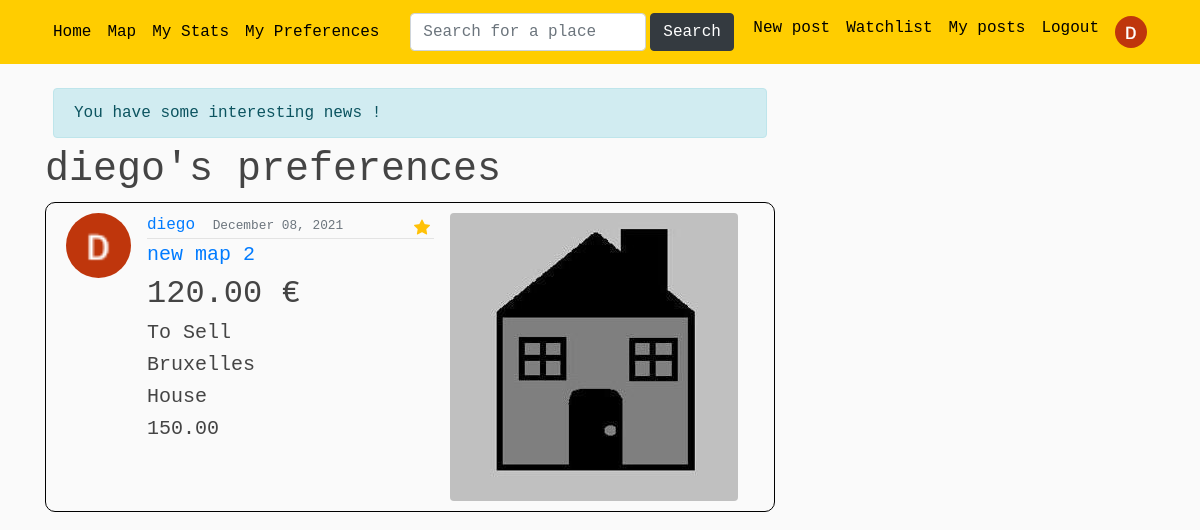
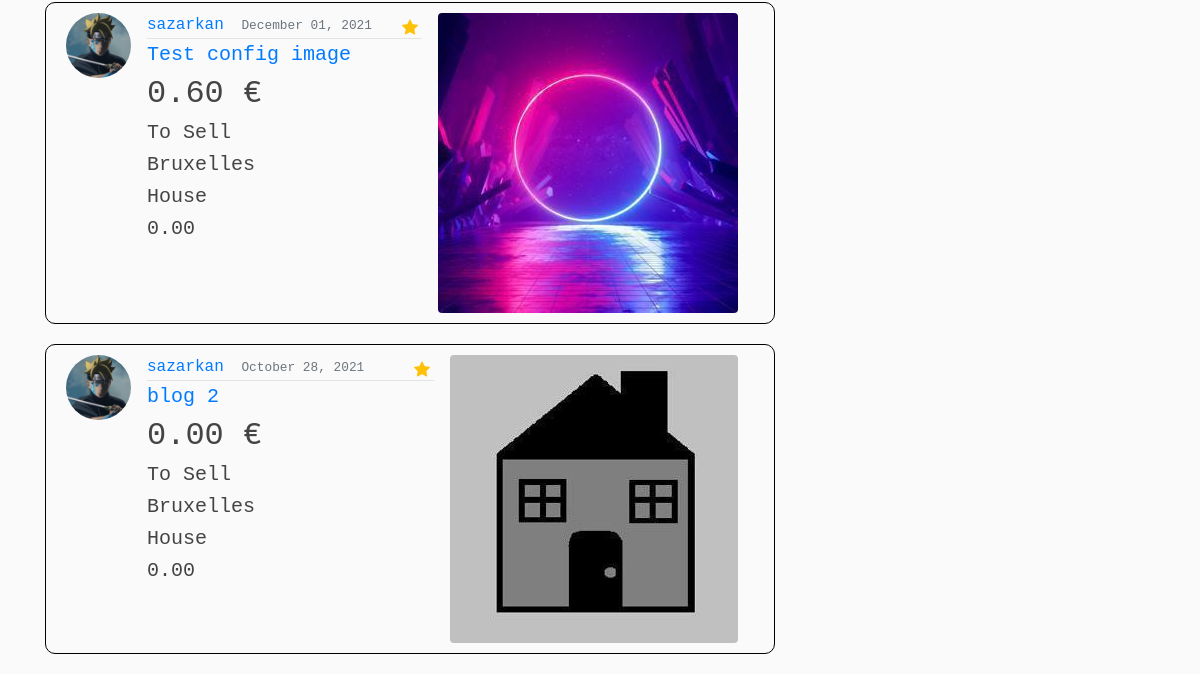
Page /my_preferences_posts/ (signed in) on the earlier database version (2 pictures, top to bottom).
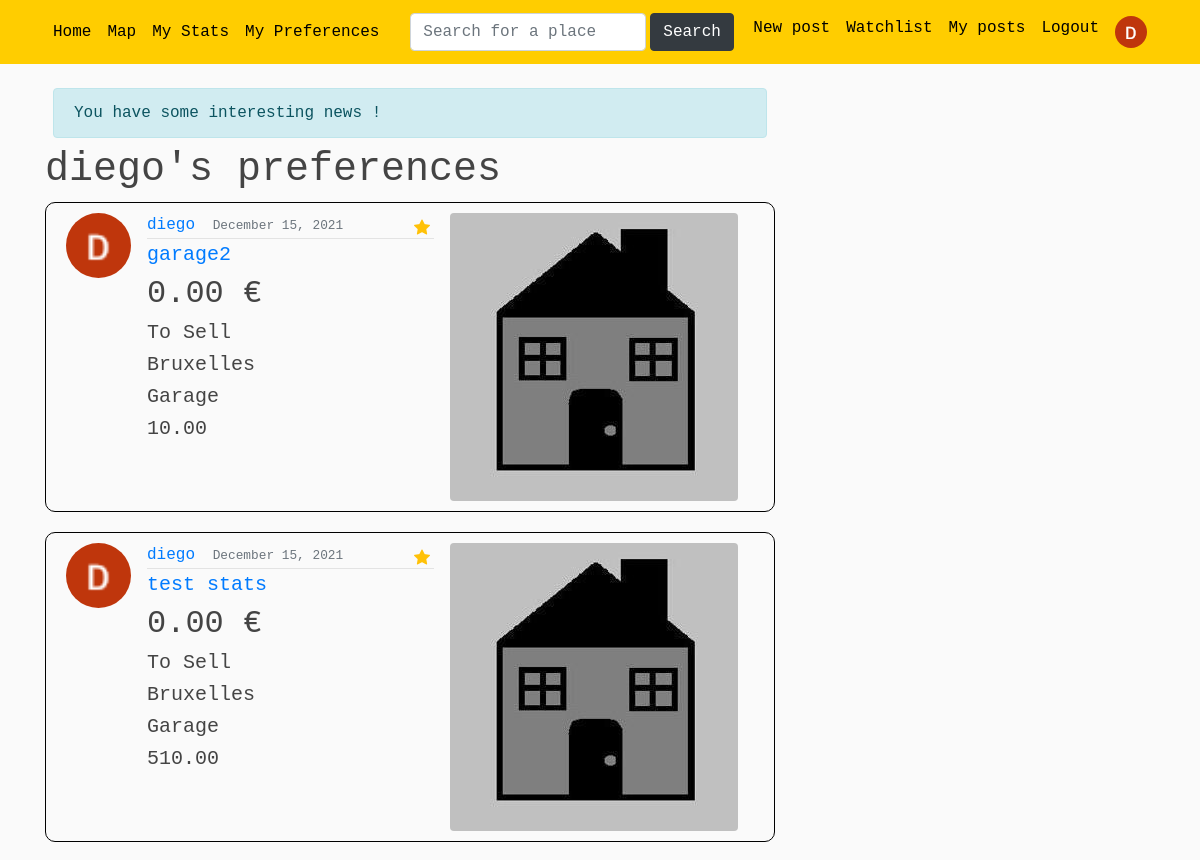
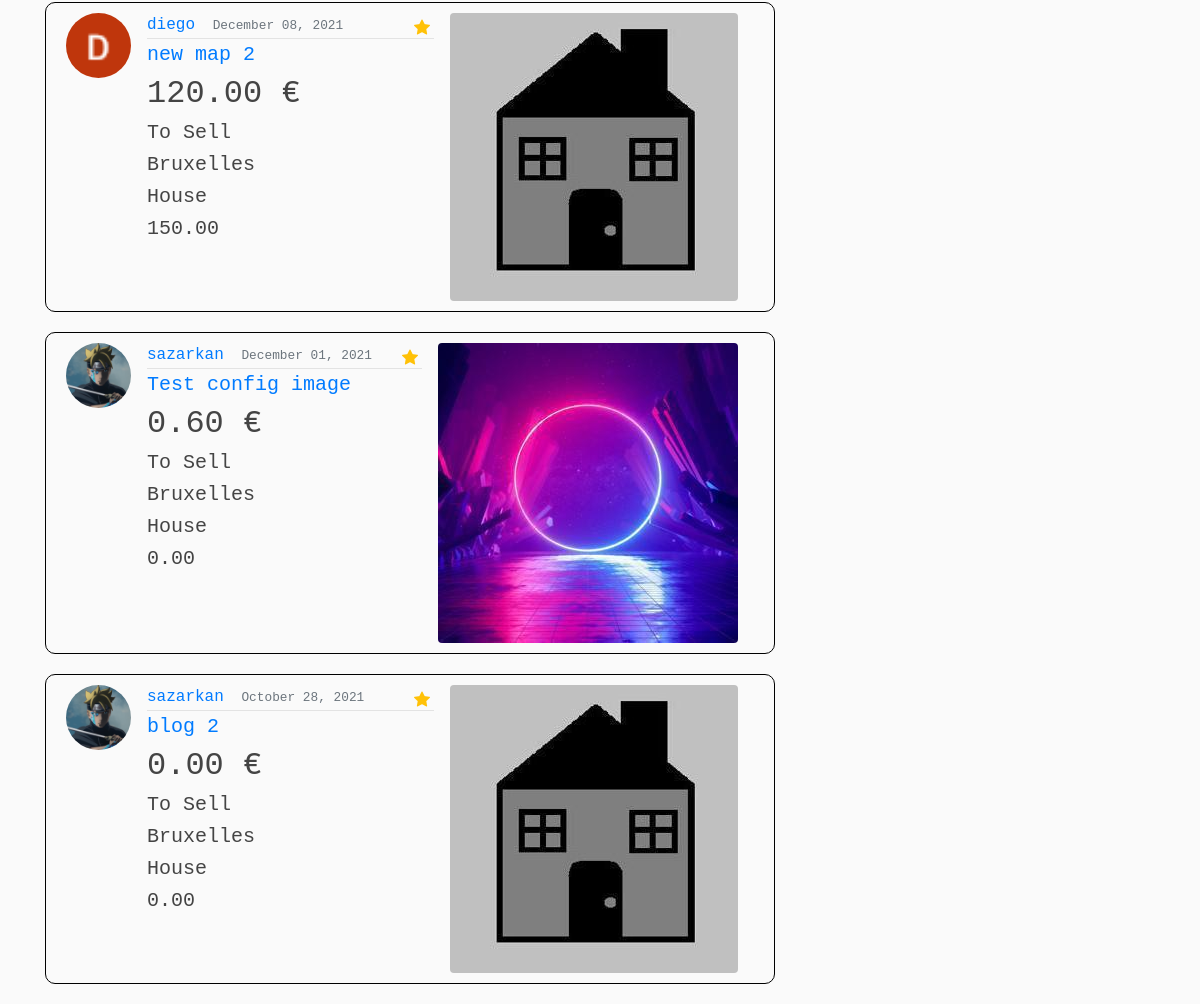
Same page on the later database version (2 pictures, top to bottom).
### blog/models.py (models this page shows, shortened)
class Post(models.Model): #creation d'un Post
    title = models.CharField(max_length=100)
    price = models.DecimalField(default=0, max_digits= 15, decimal_places=2)
    sell_rent = models.CharField(default= 'S', max_length=10, choices=SELLORRENT_CHOICES)
    localisation = models.CharField(default='Bruxelles',max_length=100)
    address = models.TextField(default='Boulevard du Triomphe 1 , 1050 Bruxelles')
    lat = models.FloatField(blank=True, null=True)  # blank pour autoriser des valeurs vides
    long = models.FloatField(blank=True, null=True)
    category = models.CharField(default= 'H', max_length=10, choices=CATEGORIES)
    surface = models.DecimalField(default=0, max_digits= 8, decimal_places=2)
    content = models.TextField()
    image = models.ImageField(default='defaultAnnounce.jpg', upload_to='announce_pics')
    image2 = models.ImageField(default='defaultAnnounce.jpg', upload_to='announce_pics')
    image3 = models.ImageField(default='defaultAnnounce.jpg', upload_to='announce_pics')
    date_posted = models.DateTimeField(default=timezone.now)
    author = models.ForeignKey(User, on_delete=models.CASCADE) #reférence à une autre classe (clé étrangère)
    number_views = models.IntegerField(default=0)

### users/models.py (models this page shows, shortened)
class Profile(models.Model):
    user = models.OneToOneField(User, on_delete=models.CASCADE) #CASCADE : si je supprime l'utilisateur, le profil sera supprimé aussi. Mais si je supprime le profil, l'utilisateur ne sera pas supprimé
    image = models.ImageField(default='default.jpg', upload_to='profile_pics') #default = image par défaut si l'user ne choisit aucune pdp
    price_preference = models.DecimalField(default=0, max_digits=15, decimal_places=2) #prix maximum préféré
    localisation_preference = models.CharField(default='Bruxelles', max_length=100) #localisation préférée
    sell_rent_preference = models.CharField(default='S', max_length=10, choices=SELLORRENT_CHOICES) #a vendre ou a louer

### blog/views.py (the view)
# urls.py: path('my_preferences_posts/', views.preferences_posts, name='user-mypreferences'),
def preferences_posts(request):
    all_posts = Post.objects.all() #je recupère tous les posts
    user_localisation = request.user.profile.localisation_preference #on recupere les critères de l'utilisateur
    user_price = request.user.profile.price_preference
    user_sellrent = request.user.profile.sell_rent_preference
    all_posts = all_posts.filter(price__lte= user_price, localisation= user_localisation, sell_rent= user_sellrent) #prix +petit ou egal au le prix max de l'utilisateur
    preferences = all_posts.order_by('-date_posted')
    if len(all_posts) > 0: #si il y'a des posts pouvant intéresser l'utilisateur
        messages.info(request, 'You have some interesting news !')
    else:
        messages.warning(request, 'Nothing to see in your preferences...')
        return redirect('blog-home')
    context = {
        'preferences': preferences
    }
    return render(request, 'blog/user_mypreferences.html', context)

### blog/templates/blog/user_mypreferences.html (shortened to what this page needs)
{% extends "blog/base.html" %}
{% block content %}
{% if user.is_authenticated %}
    <h1>{{ user }}'s preferences</h1>
    {% for post in preferences %}
        <article class="media content-section">
            <img class="rounded-circle article-img" src="{{ post.author.profile.image.url }}">
            <div class="media-body">
                    <form method="POST"  action="{% url 'add-post-in-watchlist' %}">
                        <button id="btnFav1" class="btn btn-outline-warning m-1" type="submit">
                            <i class="bi bi-star-fill"></i>
                        </button>
                    </form>
                <div class="article-metadata">
                    <a class="mr-2" href="{% url 'user-posts' post.author.username %}">{{ post.author }}</a>
                    <small class="text-muted">{{ post.date_posted|date:"F d, Y" }}</small>
                </div>
                <h5 class="display-5"><a  href="{% url 'post-detail' post.id %}">{{ post.title }}</a></h5>
                <h2 class="article-content">{{ post.price }} €</h2>
                <h5 class="article-content">{{ post.get_sell_rent_display }}</h5>
                <h5 class="article-content">{{ post.localisation }}</h5>
                <h5 class="article-content">{{ post.get_category_display }}</h5>
                <h5 class="article-content">{{ post.surface }}</h5>
            </div>
            <img class="rounded float-left ml-3 mr-3" src="{{ post.image.url }}">
        </article>
    {% endfor %}
{% endif %}
{% endblock content %}

### blog/templates/blog/base.html (shortened to what this page needs)
<!DOCTYPE html>
{% load static %}
<html lang="en">
<head>
    <link href="https://stackpath.bootstrapcdn.com/bootstrap/4.4.1/css/bootstrap.min.css"
 rel="stylesheet">
    <link rel="stylesheet" type="text/css" href="{% static 'blog/main.css' %}">
    <link rel="stylesheet" href="https://cdn.jsdelivr.net/npm/bootstrap-icons@1.7.1/font/bootstrap-icons.css">
    <link href='https://api.mapbox.com/mapbox-gl-js/v2.6.1/mapbox-gl.css' rel='stylesheet' />
</head>
<body>
<header class="site-header">
    <nav class="navbar navbar-expand-md navbar-dark bg-steel fixed-top">
        <div class="container">
            <div class="collapse navbar-collapse" id="navbarToggle">
                <div class="navbar-nav mr-auto">
                    <a class="nav-item nav-link" href="{% url 'blog-home' %}">Home</a>
                    <a class="nav-item nav-link" href="{% url 'blog-map' %}">Map</a>
                    {% if user.is_authenticated %}
                        <a class="nav-item nav-link" href="{% url 'blog-stats' %}">My Stats</a>
                        <a class="nav-item nav-link" href="{% url 'user-mypreferences' %}">My Preferences</a>
                    {% endif %}
                </div>
                <div class="navbar-nav mx-auto">
                     <form class="d-flex" method=POST action="{% url 'place-search' %}">
                        <input class="form-control me-2" type="search" placeholder="Search for a place" aria-label="Search" name="search">
                        <button class="btn btn-dark ml-1" type="submit">Search</button>
                     </form>
                </div>
                <div class="navbar-nav">
                    {% if user.is_authenticated %}
                        <a class="nav-item nav-link" href="{% url 'post-create' %}">New post</a>
                        <a class="nav-item nav-link" href="{% url 'user-watchlist' %}">Watchlist</a>
                        <a class="nav-item nav-link" href="{% url 'user-myposts' %}">My posts</a>
                        <a class="nav-item nav-link" href="{% url 'logout' %}">Logout</a>
                        <a class="nav-item nav-link" href="{% url 'profile' %}">
                            <img class="rounded-circle navbar-profile" src="{{ request.user.profile.image.url }}">
                        </a>
                    {% else %}
                        <a class="nav-item nav-link" href="{% url 'login' %}">Login</a>
                        <a class="nav-item nav-link" href="{% url 'register' %}">Register</a>
                    {% endif %}
                </div>
            </div>
        </div>
    </nav>
</header>
<main role="main" class="container">
  <div class="row">
    <div class="col-md-8">
        {% if messages %}
            {% for message in messages %}
                <div class="alert alert-{{ message.tags }} m-2" id="message_id">
                    {{ message }}
                </div>
            {% endfor %}
        {% endif %}
      {% block content %} {% endblock %}
    </div>
  </div>
</main>
</body>
</html>

Differences in the rows shown:
added Post: author.profile.image (picture), author "diego", date_posted "December 15, 2021", title "garage2", price "0.00", sell_rent "To Sell", localisation "Bruxelles", category "Garage", surface "10.00", image (placeholder picture)
added Post: author.profile.image (picture), author "diego", date_posted "December 15, 2021", title "test stats", price "0.00", sell_rent "To Sell", localisation "Bruxelles", category "Garage", surface "510.00", image (placeholder picture)
